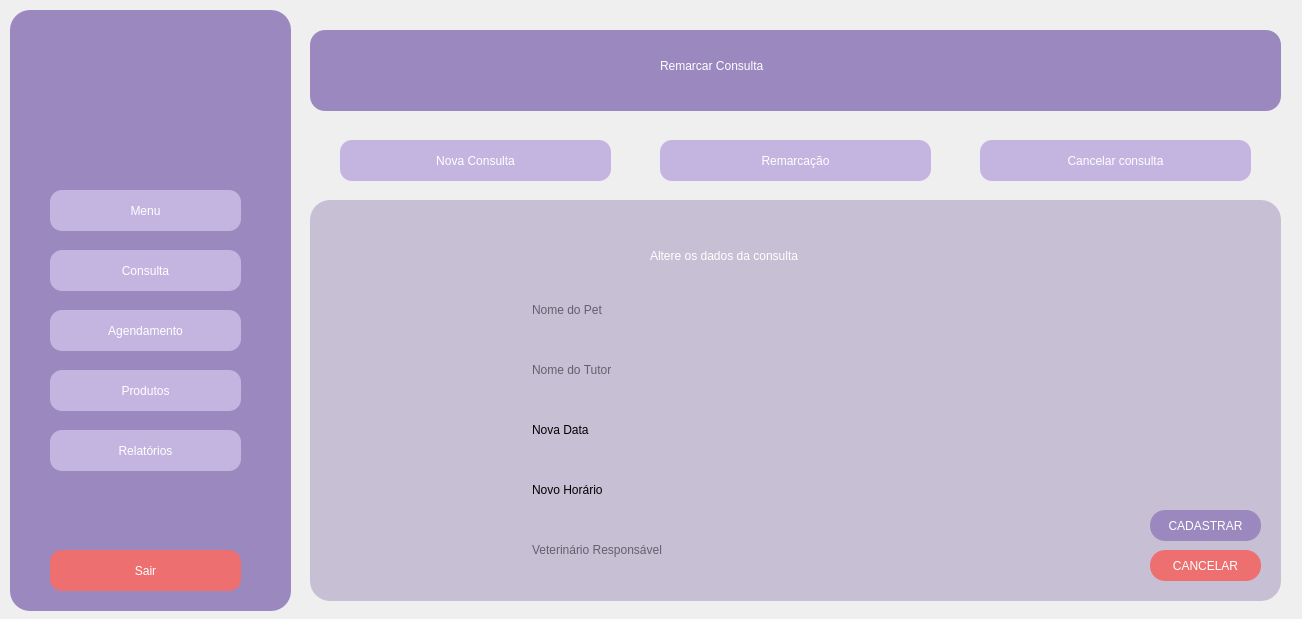
<?xml version="1.0" encoding="UTF-8"?>
<ui version="4.0">
 <class>remarcacao</class>
 <widget class="QDialog" name="remarcacao">
  <property name="geometry">
   <rect>
    <x>0</x>
    <y>0</y>
    <width>1302</width>
    <height>619</height>
   </rect>
  </property>
  <property name="windowTitle">
   <string>Dialog</string>
  </property>
  <widget class="QWidget" name="sidebar" native="true">
   <property name="geometry">
    <rect>
     <x>10</x>
     <y>10</y>
     <width>281</width>
     <height>601</height>
    </rect>
   </property>
   <property name="styleSheet">
    <string notr="true">background-color: #9B88BF; border-radius: 20px</string>
   </property>
   <widget class="QPushButton" name="menuButton">
    <property name="geometry">
     <rect>
      <x>40</x>
      <y>180</y>
      <width>191</width>
      <height>41</height>
     </rect>
    </property>
    <property name="styleSheet">
     <string notr="true">background-color: #C4B4E0;
font: 700 9pt &quot;System&quot;;
border-radius: 12px;
padding: 5px;
color: #ffffff</string>
    </property>
    <property name="text">
     <string>Menu</string>
    </property>
   </widget>
   <widget class="QPushButton" name="consultaButton">
    <property name="geometry">
     <rect>
      <x>40</x>
      <y>240</y>
      <width>191</width>
      <height>41</height>
     </rect>
    </property>
    <property name="styleSheet">
     <string notr="true">background-color: #C4B4E0;
font: 700 9pt &quot;System&quot;;
border-radius: 12px;
padding: 5px;
color: #ffffff</string>
    </property>
    <property name="text">
     <string>Consulta</string>
    </property>
   </widget>
   <widget class="QPushButton" name="agendamentoButton">
    <property name="geometry">
     <rect>
      <x>40</x>
      <y>300</y>
      <width>191</width>
      <height>41</height>
     </rect>
    </property>
    <property name="styleSheet">
     <string notr="true">background-color: #C4B4E0;
font: 700 9pt &quot;System&quot;;
border-radius: 12px;
padding: 5px;
color: #ffffff</string>
    </property>
    <property name="text">
     <string>Agendamento</string>
    </property>
   </widget>
   <widget class="QPushButton" name="produtosButton">
    <property name="geometry">
     <rect>
      <x>40</x>
      <y>360</y>
      <width>191</width>
      <height>41</height>
     </rect>
    </property>
    <property name="styleSheet">
     <string notr="true">background-color: #C4B4E0;
font: 700 9pt &quot;System&quot;;
border-radius: 12px;
padding: 5px;
color: #ffffff</string>
    </property>
    <property name="text">
     <string>Produtos</string>
    </property>
   </widget>
   <widget class="QPushButton" name="relatoriosButton">
    <property name="geometry">
     <rect>
      <x>40</x>
      <y>420</y>
      <width>191</width>
      <height>41</height>
     </rect>
    </property>
    <property name="styleSheet">
     <string notr="true">background-color: #C4B4E0;
font: 700 9pt &quot;System&quot;;
border-radius: 12px;
padding: 5px;
color: #ffffff</string>
    </property>
    <property name="text">
     <string>Relatórios</string>
    </property>
   </widget>
   <widget class="QPushButton" name="sairButton">
    <property name="geometry">
     <rect>
      <x>40</x>
      <y>540</y>
      <width>191</width>
      <height>41</height>
     </rect>
    </property>
    <property name="styleSheet">
     <string notr="true">background-color: #EE6F6F;
font: 700 9pt &quot;System&quot;;
border-radius: 12px;
padding: 5px;
color: #ffffff</string>
    </property>
    <property name="text">
     <string>Sair</string>
    </property>
   </widget>
  </widget>
  <widget class="QWidget" name="data_background" native="true">
   <property name="geometry">
    <rect>
     <x>310</x>
     <y>200</y>
     <width>971</width>
     <height>401</height>
    </rect>
   </property>
   <property name="autoFillBackground">
    <bool>false</bool>
   </property>
   <property name="styleSheet">
    <string notr="true">background-color: #C7C0D5; border-radius: 20px</string>
   </property>
   <widget class="QPushButton" name="cadastrarButton">
    <property name="geometry">
     <rect>
      <x>840</x>
      <y>310</y>
      <width>111</width>
      <height>31</height>
     </rect>
    </property>
    <property name="styleSheet">
     <string notr="true">background-color: #9B88BF;
font: 700 15pt &quot;System&quot;;
border-radius: 15px;
padding: 5px;
color: #ffffff</string>
    </property>
    <property name="text">
     <string>CADASTRAR</string>
    </property>
   </widget>
   <widget class="QPushButton" name="cancelarButton">
    <property name="geometry">
     <rect>
      <x>840</x>
      <y>350</y>
      <width>111</width>
      <height>31</height>
     </rect>
    </property>
    <property name="styleSheet">
     <string notr="true">background-color: #EE6F6F;
font: 700 15pt &quot;System&quot;;
border-radius: 15px;
padding: 5px;
color: #ffffff</string>
    </property>
    <property name="text">
     <string>CANCELAR</string>
    </property>
   </widget>
   <widget class="QLabel" name="texto">
    <property name="geometry">
     <rect>
      <x>340</x>
      <y>40</y>
      <width>341</width>
      <height>31</height>
     </rect>
    </property>
    <property name="styleSheet">
     <string notr="true">font: 15pt &quot;Trebuchet MS&quot;; color: #ffffff</string>
    </property>
    <property name="text">
     <string>Altere os dados da consulta</string>
    </property>
   </widget>
   <widget class="QWidget" name="verticalLayoutWidget">
    <property name="geometry">
     <rect>
      <x>220</x>
      <y>80</y>
      <width>531</width>
      <height>301</height>
     </rect>
    </property>
    <layout class="QVBoxLayout" name="verticalLayout">
     <property name="spacing">
      <number>22</number>
     </property>
     <property name="rightMargin">
      <number>0</number>
     </property>
     <item>
      <widget class="QLineEdit" name="nomePet">
       <property name="sizePolicy">
        <sizepolicy hsizetype="Expanding" vsizetype="Fixed">
         <horstretch>0</horstretch>
         <verstretch>0</verstretch>
        </sizepolicy>
       </property>
       <property name="autoFillBackground">
        <bool>false</bool>
       </property>
       <property name="styleSheet">
        <string notr="true">

QLineEdit {
    font-size: 14px;
    color: black;
    border: 1px solid gray;
    border-radius: 5px;
    padding: 5px;
}
QLineEdit:placeholder {
    color: gray;
    font-style: italic;
}

; background-color: #ffffff</string>
       </property>
       <property name="placeholderText">
        <string>Nome do Pet</string>
       </property>
      </widget>
     </item>
     <item>
      <widget class="QLineEdit" name="nomeTutor">
       <property name="sizePolicy">
        <sizepolicy hsizetype="Expanding" vsizetype="Fixed">
         <horstretch>0</horstretch>
         <verstretch>0</verstretch>
        </sizepolicy>
       </property>
       <property name="autoFillBackground">
        <bool>false</bool>
       </property>
       <property name="styleSheet">
        <string notr="true">

QLineEdit {
    font-size: 14px;
    color: black;
    border: 1px solid gray;
    border-radius: 5px;
    padding: 5px;
}
QLineEdit:placeholder {
    color: gray;
    font-style: italic;
}

; background-color: #ffffff</string>
       </property>
       <property name="placeholderText">
        <string>Nome do Tutor</string>
       </property>
      </widget>
     </item>
     <item>
      <widget class="QLineEdit" name="novaData">
       <property name="sizePolicy">
        <sizepolicy hsizetype="Expanding" vsizetype="Fixed">
         <horstretch>0</horstretch>
         <verstretch>0</verstretch>
        </sizepolicy>
       </property>
       <property name="autoFillBackground">
        <bool>false</bool>
       </property>
       <property name="styleSheet">
        <string notr="true">

QLineEdit {
    font-size: 14px;
    color: gray;
    border: 1px solid gray;
    border-radius: 5px;
    padding: 5px;
}
QLineEdit:placeholder {
    color: gray;
    font-style: italic;
}

; background-color: #ffffff</string>
       </property>
       <property name="text">
        <string>Nova Data</string>
       </property>
       <property name="placeholderText">
        <string>Data da Consulta</string>
       </property>
      </widget>
     </item>
     <item>
      <widget class="QLineEdit" name="novaHora">
       <property name="sizePolicy">
        <sizepolicy hsizetype="Expanding" vsizetype="Fixed">
         <horstretch>0</horstretch>
         <verstretch>0</verstretch>
        </sizepolicy>
       </property>
       <property name="autoFillBackground">
        <bool>false</bool>
       </property>
       <property name="styleSheet">
        <string notr="true">

QLineEdit {
    font-size: 14px;
    color: gray;
    border: 1px solid gray;
    border-radius: 5px;
    padding: 5px;
}
QLineEdit:placeholder {
    color: gray;
    font-style: italic;
}

; background-color: #ffffff</string>
       </property>
       <property name="text">
        <string>Novo Horário</string>
       </property>
       <property name="placeholderText">
        <string>Hora</string>
       </property>
      </widget>
     </item>
     <item>
      <widget class="QLineEdit" name="vetResp">
       <property name="sizePolicy">
        <sizepolicy hsizetype="Expanding" vsizetype="Fixed">
         <horstretch>0</horstretch>
         <verstretch>0</verstretch>
        </sizepolicy>
       </property>
       <property name="autoFillBackground">
        <bool>false</bool>
       </property>
       <property name="styleSheet">
        <string notr="true">

QLineEdit {
    font-size: 14px;
    color: black;
    border: 1px solid gray;
    border-radius: 5px;
    padding: 5px;
}
QLineEdit:placeholder {
    color: gray;
    font-style: italic;
}

; background-color: #ffffff</string>
       </property>
       <property name="placeholderText">
        <string>Veterinário Responsável</string>
       </property>
      </widget>
     </item>
    </layout>
   </widget>
  </widget>
  <widget class="QPushButton" name="cancelarconsultaButton">
   <property name="geometry">
    <rect>
     <x>980</x>
     <y>140</y>
     <width>271</width>
     <height>41</height>
    </rect>
   </property>
   <property name="styleSheet">
    <string notr="true">background-color: #C4B4E0;
font: 700 9pt &quot;System&quot;;
border-radius: 12px;
padding: 5px;
color: #ffffff</string>
   </property>
   <property name="text">
    <string>Cancelar consulta</string>
   </property>
  </widget>
  <widget class="QPushButton" name="remarcacaoButton">
   <property name="geometry">
    <rect>
     <x>660</x>
     <y>140</y>
     <width>271</width>
     <height>41</height>
    </rect>
   </property>
   <property name="styleSheet">
    <string notr="true">background-color: #C4B4E0;
font: 700 9pt &quot;System&quot;;
border-radius: 12px;
padding: 5px;
color: #ffffff</string>
   </property>
   <property name="text">
    <string>Remarcação</string>
   </property>
  </widget>
  <widget class="QPushButton" name="novaconsultaButton">
   <property name="geometry">
    <rect>
     <x>340</x>
     <y>140</y>
     <width>271</width>
     <height>41</height>
    </rect>
   </property>
   <property name="styleSheet">
    <string notr="true">background-color: #C4B4E0;
font: 700 9pt &quot;System&quot;;
border-radius: 12px;
padding: 5px;
color: #ffffff</string>
   </property>
   <property name="text">
    <string>Nova Consulta</string>
   </property>
  </widget>
  <widget class="QWidget" name="widget" native="true">
   <property name="geometry">
    <rect>
     <x>310</x>
     <y>30</y>
     <width>971</width>
     <height>81</height>
    </rect>
   </property>
   <property name="styleSheet">
    <string notr="true">background-color: #9B88BF; border-radius: 15px</string>
   </property>
   <widget class="QLabel" name="titulo">
    <property name="geometry">
     <rect>
      <x>350</x>
      <y>10</y>
      <width>471</width>
      <height>51</height>
     </rect>
    </property>
    <property name="styleSheet">
     <string notr="true">font: 30pt &quot;Garamond&quot;; color: #ffffff</string>
    </property>
    <property name="text">
     <string>Remarcar Consulta</string>
    </property>
   </widget>
  </widget>
 </widget>
 <resources/>
 <connections/>
</ui>
